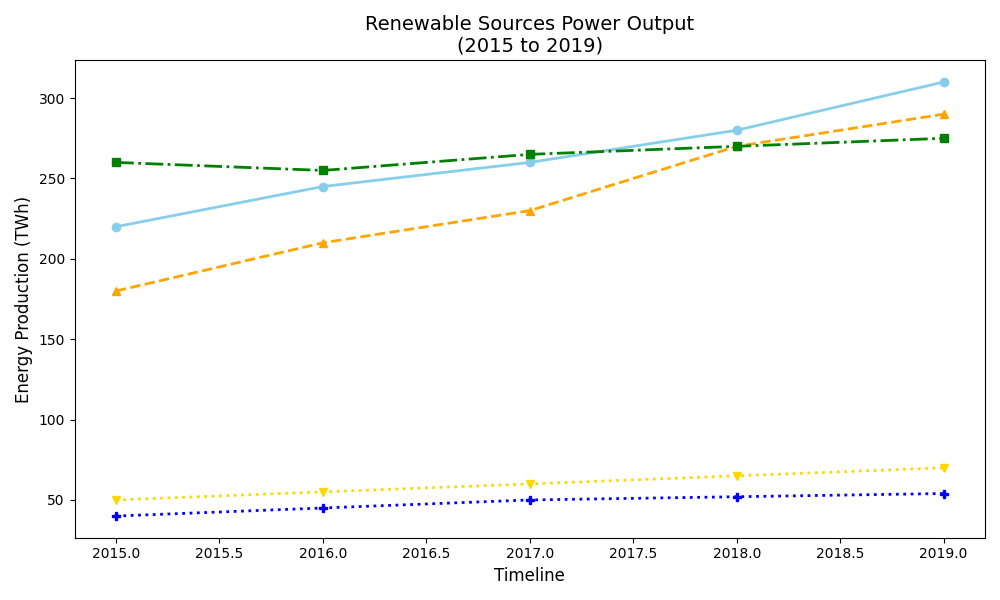

Generate this figure with Python:
import matplotlib.pyplot as plt
import numpy as np

years = np.array([2015, 2016, 2017, 2018, 2019])
solar_output = np.array([220, 245, 260, 280, 310])
wind_output = np.array([180, 210, 230, 270, 290])
hydro_output = np.array([260, 255, 265, 270, 275])
geothermal_output = np.array([50, 55, 60, 65, 70])
biomass_output = np.array([40, 45, 50, 52, 54])

fig, ax = plt.subplots(figsize=(10, 6))

# Changed color for each energy output type
ax.plot(years, solar_output, color='skyblue', marker='o', linewidth=2, linestyle='-')
ax.plot(years, wind_output, color='orange', marker='^', linewidth=2, linestyle='--')
ax.plot(years, hydro_output, color='green', marker='s', linewidth=2, linestyle='-.')
ax.plot(years, geothermal_output, color='gold', marker='v', linewidth=2, linestyle=':')
ax.plot(years, biomass_output, color='blue', marker='P', linewidth=2, linestyle=':')

ax.set_xlabel('Timeline', fontsize=12)
ax.set_ylabel('Energy Production (TWh)', fontsize=12)
ax.set_title('Renewable Sources Power Output\n(2015 to 2019)', fontsize=14)

plt.tight_layout()
plt.show()
